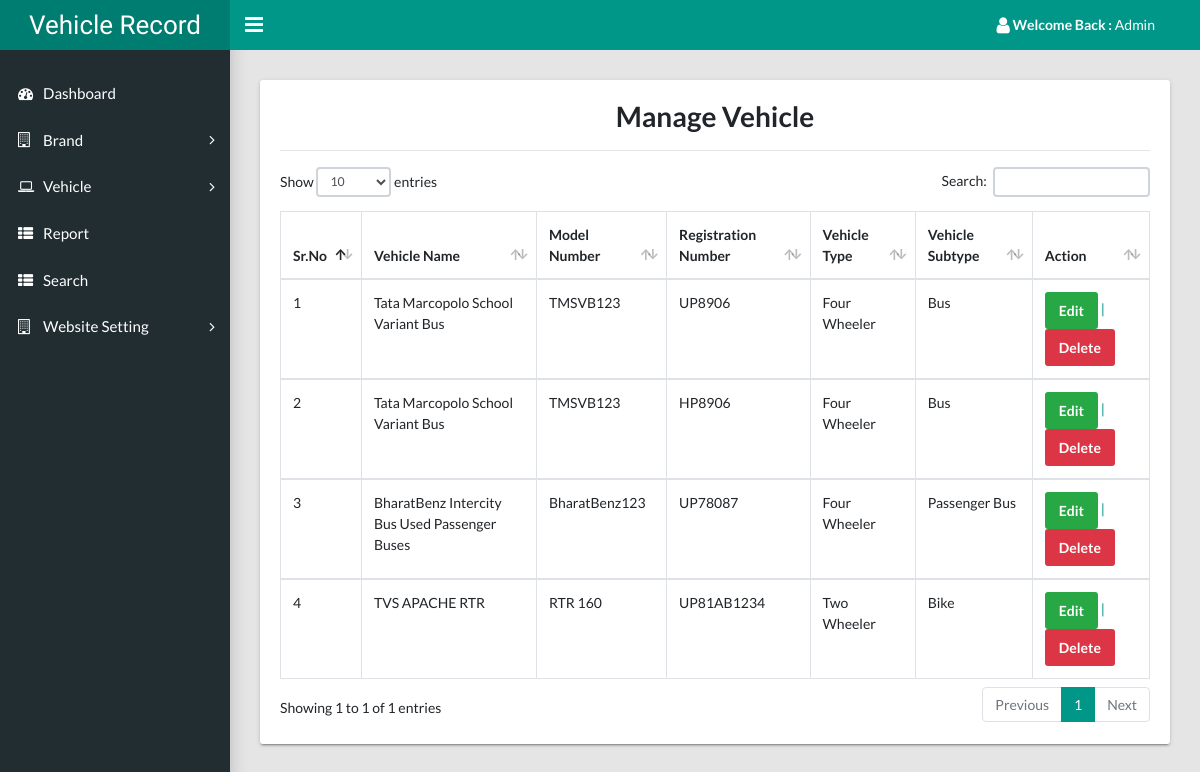
The app's page /vehiclerecordsystem/admin/manage-vehicle.php (signed in) with its own data.
### tables this page shows
CREATE TABLE `tblvehicle` (
  `ID` int(11) NOT NULL,
  `BrandID` int(5) DEFAULT NULL,
  `VehicleName` varchar(250) DEFAULT NULL,
  `ModelNum` varchar(250) DEFAULT NULL,
  `RegNum` varchar(200) DEFAULT NULL,
  `VehicleType` varchar(250) DEFAULT NULL,
  `VehcleSubtype` varchar(250) DEFAULT NULL,
  `Varient` varchar(255) DEFAULT NULL,
  `Transmission` varchar(100) DEFAULT NULL,
  `ChasisNumber` varchar(250) DEFAULT NULL,
  `EngineNumber` varchar(250) DEFAULT NULL,
  `Description` mediumtext DEFAULT NULL,
  `CreationDate` timestamp NULL DEFAULT current_timestamp()
);

### vehiclerecordsystem/admin/manage-vehicle.php (the view, shortened to what this page needs)
<?php
require_once('include/config.php');
if(strlen( $_SESSION["adminid"])==0)
    {
header('location:logout.php');
}
else{
?>
<!DOCTYPE html>
<html lang="en">
  <head>
    <link rel="stylesheet" type="text/css" href="../css/main.css">
    <link rel="stylesheet" type="text/css" href="https://maxcdn.bootstrapcdn.com/font-awesome/4.7.0/css/font-awesome.min.css">
  </head>
  <body class="app sidebar-mini rtl">
 <?php include 'include/header.php'; ?>
     <?php include 'include/sidebar.php'; ?>
    <main class="app-content">
      <div class="row">
        <div class="col-md-12">
          <div class="tile">
            <div class="tile-body">
                    <h2 align="center"> Manage Vehicle</h2>
              <hr />
              <table class="table table-hover table-bordered" id="sampleTable">
                <thead>
                  <tr>
                    <th>Sr.No</th>
                    <th>Vehicle Name</th>
                     <th>Model Number</th>
                    <th>Registration Number</th>
                    <th>Vehicle Type</th>
                    <th>Vehicle Subtype</th>
                   <th>Action</th>
                  </tr>
                </thead>
                   <?php
                  $sql="SELECT * FROM tblvehicle";
                  $query= $dbh->prepare($sql);
                  $query-> execute();
                  $results = $query -> fetchAll(PDO::FETCH_OBJ);
                  $cnt=1;
                  if($query -> rowCount() > 0)
                  {
                  foreach($results as $result)
                  {
                  ?>
                <tbody>
                  <tr>
<td><?php echo($cnt);?></td>
<td><?php echo htmlentities($result->VehicleName);?></td>
<td><?php echo htmlentities($result->ModelNum);?></td>
<td><?php echo htmlentities($result->RegNum);?></td>
<td><?php echo htmlentities($result->VehicleType);?></td>
<td><?php echo htmlentities($result->VehcleSubtype);?></td>
<td><a href="edit-vehicle.php?vehid=<?php echo htmlentities($result->ID);?>"><span class="btn btn-success">Edit</span> | <a href="manage-vehicle.php?del=<?php echo htmlentities($result->ID);?>"><span class="btn btn-danger">Delete</span></td>
                  </tr>
                 </tbody>
                 <?php  $cnt=$cnt+1; } } ?>
              </table>
            </div>
          </div>
        </div>
      </div>
    </main>
  </body>
</html><?php } ?>

### records on screen
tblvehicle: VehicleName "Tata Marcopolo School Variant Bus", ModelNum "TMSVB123", RegNum "UP8906", VehicleType "Four Wheeler", VehcleSubtype "Bus"
tblvehicle: VehicleName "Tata Marcopolo School Variant Bus", ModelNum "TMSVB123", RegNum "HP8906", VehicleType "Four Wheeler", VehcleSubtype "Bus"
tblvehicle: VehicleName "BharatBenz Intercity Bus Used Passenger Buses", ModelNum "BharatBenz123", RegNum "UP78087", VehicleType "Four Wheeler", VehcleSubtype "Passenger Bus"
tblvehicle: VehicleName "TVS APACHE RTR", ModelNum "RTR 160", RegNum "UP81AB1234", VehicleType "Two Wheeler", VehcleSubtype "Bike"
